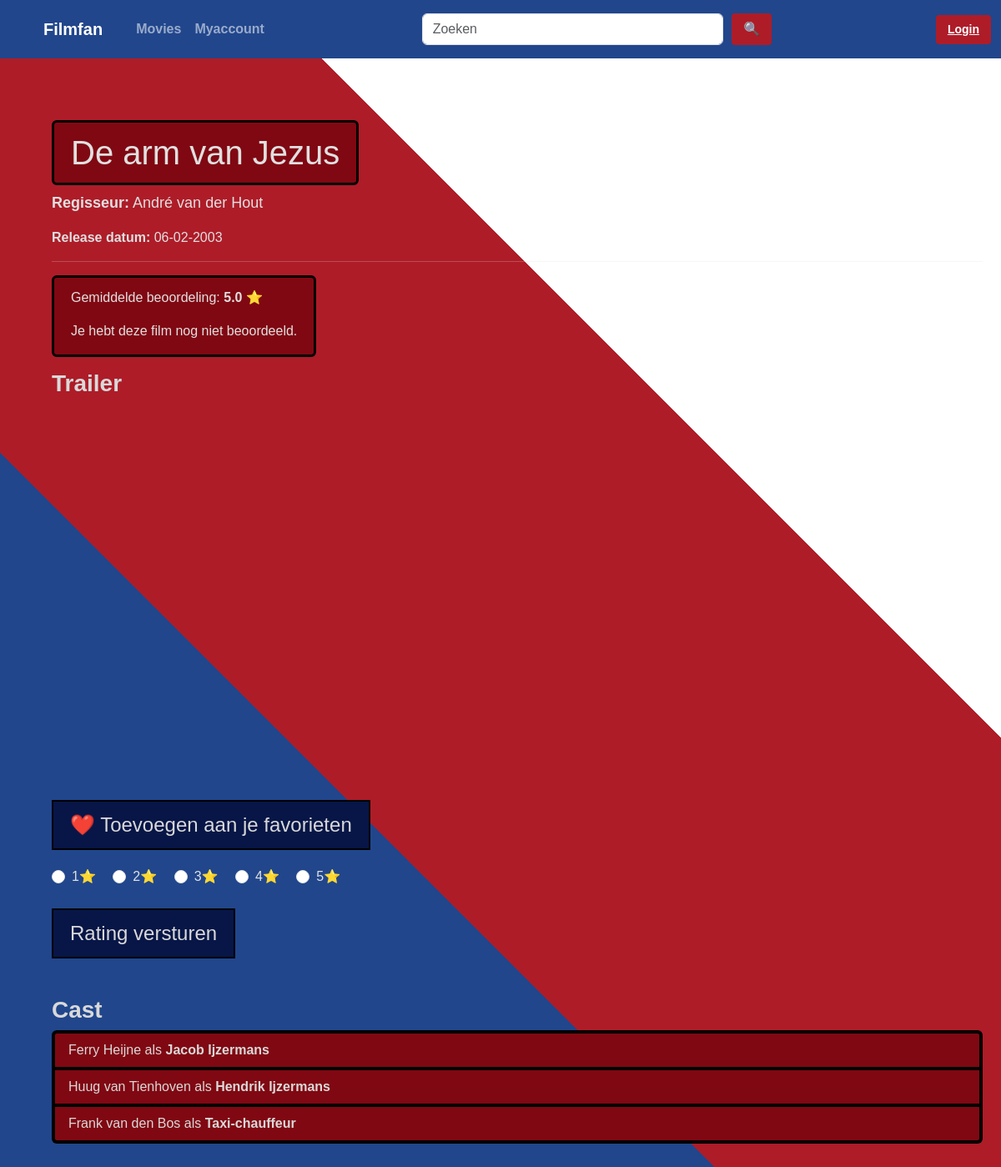
The app's page /film/7, older data.
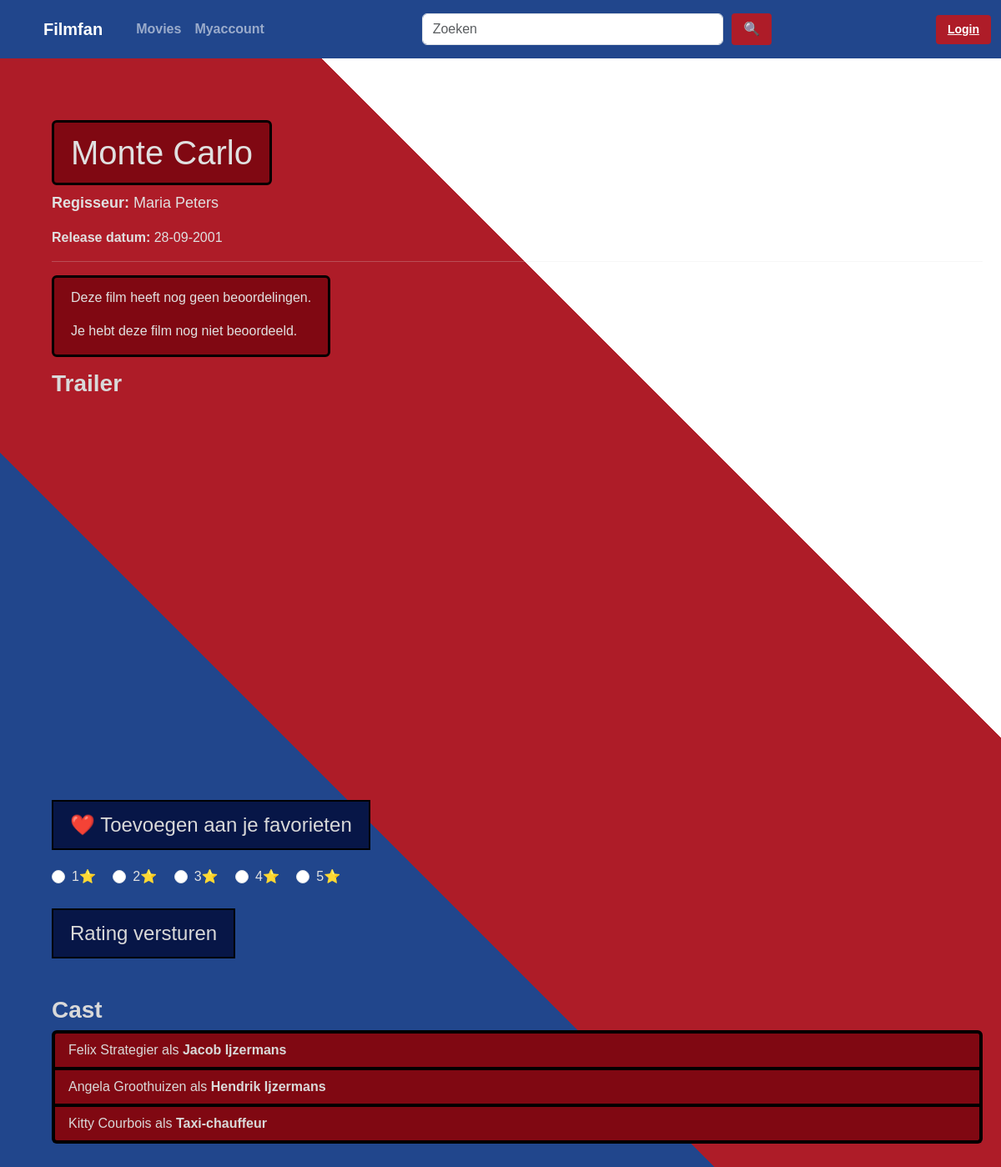
The same page, newer data.
### app/models.py (models this page shows, shortened)
class Film(db.Model):
    id: Mapped[int] = mapped_column(primary_key=True)
    title: Mapped[str] = mapped_column(Text)
    regisseur_id: Mapped[int] = mapped_column(ForeignKey("regisseur.id"))
    release_datum: Mapped[date] = mapped_column(Date, nullable=False)
    trailer_url: Mapped[str] = mapped_column(Text, nullable=False)
    regisseur = relationship("Regisseur", back_populates="films")
    rollen = relationship("Rol", back_populates="film")
    favorite_links = relationship("Favorite", back_populates="film")
    ratings = relationship("Rating", back_populates="film")

class Regisseur(db.Model):
    id: Mapped[int] = mapped_column(primary_key=True)
    voornaam: Mapped[str] = mapped_column(Text)
    achternaam: Mapped[str] = mapped_column(Text)
    films = relationship("Film", back_populates="regisseur")

class Rol(db.Model):
    id: Mapped[int] = mapped_column(primary_key=True)
    acteur_id: Mapped[int] = mapped_column(ForeignKey("acteur.id"))
    film_id: Mapped[int] = mapped_column(ForeignKey("film.id"))
    personage: Mapped[str] = mapped_column(Text)
    acteur = relationship("Acteur", back_populates="rollen")
    film = relationship("Film", back_populates="rollen")

class Acteur(db.Model):
    id: Mapped[int] = mapped_column(primary_key=True)
    voornaam: Mapped[str] = mapped_column(Text)
    achternaam: Mapped[str] = mapped_column(Text)
    rollen = relationship("Rol", back_populates="acteur")

### app/films/routes.py (the view)
@bp.route("/<int:film_id>")
def film_pagina(film_id):
    film = Film.query.get_or_404(film_id)
    regisseur = Regisseur.query.get(film.regisseur_id)
    rollen = Rol.query.filter_by(film_id=film_id).all()
    rollen_met_acteurs = []
    for rol in rollen:
        acteur = Acteur.query.get(rol.acteur_id)
        rollen_met_acteurs.append({
            "personage": rol.personage,
            "acteur": acteur
        })
    query_avg = db.select(db.func.avg(Rating.value)).where(Rating.film_id == film_id)
    avg_result = db.session.execute(query_avg).scalar()
    average_rating = round(avg_result, 1) if avg_result else None
    user_id = session.get("user_id")
    query_user = db.select(Rating.value).where(Rating.film_id == film_id).where(Rating.user_id == user_id)
    user_rating = db.session.execute(query_user).scalar_one_or_none()
    return render_template(
        "film.html",
        film=film,
        regisseur=regisseur,
        rollen=rollen_met_acteurs,
        average_rating=average_rating,
        user_rating=user_rating
    )

### app/films/templates/film.html (shortened to what this page needs)
{% extends "template.html" %}
{% block stylesheet %}
<link rel="stylesheet" href="{{ url_for ('static', filename='css/template.css') }}">
<link rel="stylesheet" href="{{ url_for('static', filename='css/film.css') }}">
{% endblock %}
{% block content %}
<div class="container mt-4">
    <h1 class="jumbotron">{{ film.title}}</h1>
    <p class="film-info">
        <strong>Regisseur:</strong>
        {{ regisseur.voornaam }} {{ regisseur.achternaam }}
    </p>
    <p>
        <strong>Release datum:</strong>
        {{ film.release_datum.strftime("%d-%m-%Y") }}
    </p>
    <hr>
    <div class="jumbotron" id = "padding-lowered">
        {% if average_rating %}
        <p>Gemiddelde beoordeling: <strong>{{ average_rating }}</strong> ⭐</p>
        {% else %}
        <p>Deze film heeft nog geen beoordelingen.</p>
        {% endif %}
        {% if user_rating %}
        <p>Jouw beoordeling: <strong>{{ user_rating }}</strong> ⭐</p>
        {% else %}
        <p>Je hebt deze film nog niet beoordeeld.</p>
        {% endif %}
    </div>
    <h3> <strong>Trailer</strong> </h3>
    <div style="max-width: 800px;">
        <div class="ratio ratio-16x9 mb-4">
            <iframe src="https://www.youtube.com/embed/{{ film.trailer_url }}" allowfullscreen>
            </iframe>
        </div>
    </div>
    <form action="{{ url_for('films.favorite', film_id=film.id) }}" method="POST">
        <button type="submit" class="favorite-btn">
            ❤️ Toevoegen aan je favorieten
        </button>
    </form>
    <div class="review-rating">
        <form action="{{ url_for('films.review', film_id=film.id) }}" method="POST">
            <div class="form-check form-check-inline">
                <input class="form-check-input" type="radio" name="rating" id="star1" value="1">
                <label class="form-check-label" for="star1">1⭐</label>
            </div>
            <div class="form-check form-check-inline">
                <input class="form-check-input" type="radio" name="rating" id="star2" value="2">
                <label class="form-check-label" for="star2">2⭐</label>
            </div>
            <div class="form-check form-check-inline">
                <input class="form-check-input" type="radio" name="rating" id="star3" value="3">
                <label class="form-check-label" for="star3">3⭐</label>
            </div>
            <div class="form-check form-check-inline">
                <input class="form-check-input" type="radio" name="rating" id="star4" value="4">
                <label class="form-check-label" for="star4">4⭐</label>
            </div>
            <div class="form-check form-check-inline">
                <input class="form-check-input" type="radio" name="rating" id="star5" value="5">
                <label class="form-check-label" for="star5">5⭐</label>
            </div>
            <br>
            <br>
            <button type="submit" class="send-btn"> Rating versturen </button>
        </form>
    </div>
    <h3 class="cast-titel">Cast</h3>
    <ul class="list-group">
        {% for rol in rollen %}
        <li class="list-group-item">
            {{ rol.acteur.voornaam }} {{ rol.acteur.achternaam }}
            als <strong>{{ rol.personage }}</strong>
        </li>
        {% endfor %}
    </ul>
</div>
{% endblock %}

Row changes from the older to the newer data that the page shows:
no longer on this page (row edited): Regisseur: voornaam "André", achternaam "van der Hout"
no longer on this page (row edited): Rol: acteur.voornaam "Ferry", acteur.achternaam "Heijne", personage "Jacob Ijzermans"
no longer on this page (row edited): Rol: acteur.voornaam "Huug", acteur.achternaam "van Tienhoven", personage "Hendrik Ijzermans"
no longer on this page (row edited): Rol: acteur.voornaam "Frank", acteur.achternaam "van den Bos", personage "Taxi-chauffeur"
changed Film: title "De arm van Jezus" → "Monte Carlo"; release_datum "06-02-2003" → "28-09-2001"
now on this page (row edited): Regisseur: voornaam "Maria", achternaam "Peters"
now on this page (row edited): Rol: acteur.voornaam "Felix", acteur.achternaam "Strategier", personage "Jacob Ijzermans"
now on this page (row edited): Rol: acteur.voornaam "Angela", acteur.achternaam "Groothuizen", personage "Hendrik Ijzermans"
now on this page (row edited): Rol: acteur.voornaam "Kitty", acteur.achternaam "Courbois", personage "Taxi-chauffeur"
Text that changed along with them:
{{ average_rating }}: "5.0" → (not shown)
text no longer shown: "Gemiddelde beoordeling: ⭐"
text now shown: "Deze film heeft nog geen beoordelingen."
